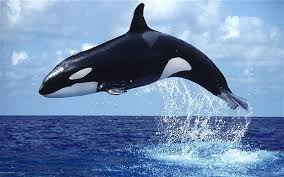
#> input picture learn_opencv/img/whale.png, 284 x 177 px, found by its file name
$ python otsu_2_O.py
#> lines starting #> are read from the running program, lines starting #| are printed output that depends on the picture; after the words box and inside, x2 and y2 are one past the last pixel; in counts of white or black regions, pixels touching at a corner belong together
#https://blog.csdn.net/u010128736/article/details/52801310

'''
一、OTSU法（大津阈值分割法）介绍
  OTSU算法是由日本学者OTSU于1979年提出的一种对图像进行二值化的高效算法，
是一种自适应的阈值确定的方法，又称大津阈值分割法，是最小二乘法意义下的最优分割。
'''
'''
二、单阈值OTSU法
  设图像包含L个灰度级，灰度值为i的像素点个数为Ni，像素总点数为：
N=N0+N1+⋯+NL−1
则灰度值为i的点的概率为：
Pi=Ni/N
... ...

'''
import cv2
import numpy as np
from matplotlib import pyplot as plt

image = cv2.imread("./img/whale.png")
#> image is the input picture: shape (177, 284, 3); mean B, G, R 174, 138.3, 110.8
gray = cv2.cvtColor(image, cv2.COLOR_BGR2GRAY)
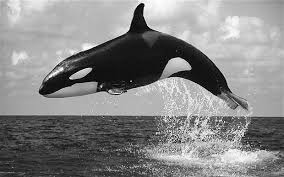
#> gray: shape (177, 284); min 1, max 253, mean 134.1
#! cv2.cvtColor()方法用于将图像从一种颜色空间转换为另一种颜色空间。
#! 用法： cv2.cvtColor(src, code[, dst[, dstCn]])
#! 参数：
# src:它是要更改其色彩空间的图像。
# code:它是色彩空间转换代码。
# dst:它是与src图像大小和深度相同的输出图像。它是一个可选参数。
# dstCn:它是目标图像中的频道数。如果参数为0，则通道数自动从src和代码得出。它是一个可选参数。
#! 返回值：它返回一个图像。

plt.subplot(131), plt.imshow(image, "gray")
plt.title("source image"), plt.xticks([]), plt.yticks([])
plt.subplot(132), plt.hist(image.ravel(), 256)
#! ravel()：如果没有必要，不会产生源数据的副本
plt.title("Histogram"), plt.xticks([]), plt.yticks([])
ret1, th1 = cv2.threshold(gray, 0, 255, cv2.THRESH_OTSU)  #方法选择为THRESH_OTSU
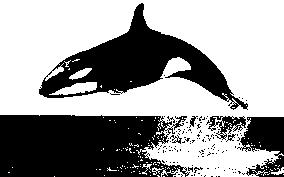
#> th1: shape (177, 284); 60.9% white; 135 black regions (127 under 20 px), largest, box (x1, y1, x2, y2) and area: (0, 115, 190, 177) 9819, (39, 3, 248, 110) 7346, (237, 117, 284, 177) 1684
#> ret1 = 120
plt.subplot(133), plt.imshow(th1, "gray")
plt.title("OTSU,threshold is " + str(ret1)), plt.xticks([]), plt.yticks([])
plt.show()
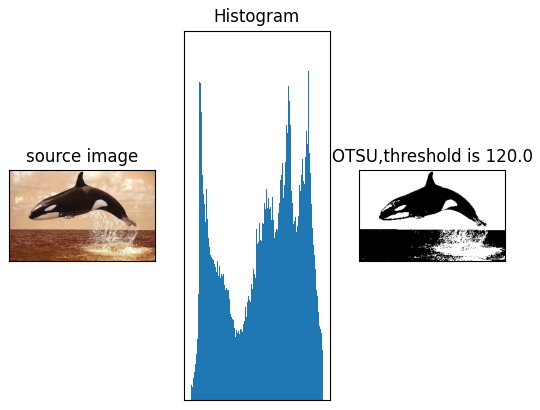
#> figure drawn by matplotlib, 3 panels; B, G, R data is drawn as R, G, B
